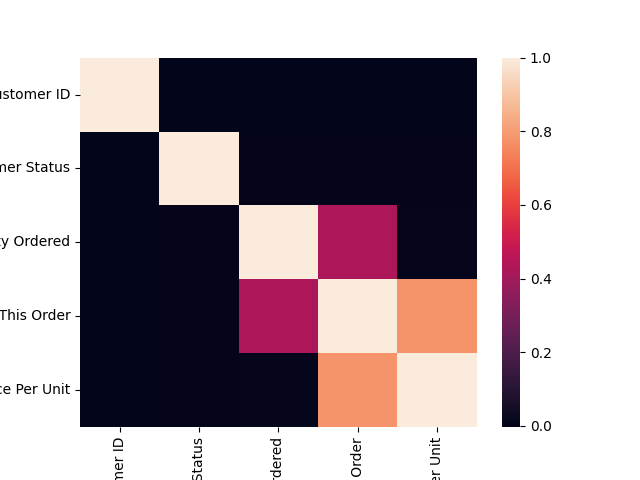

Write the Python code that produced this figure.
import seaborn as sns
import matplotlib.pyplot as plt

df = globals()["df"]

sns.heatmap(df.corr())
plt.savefig("vis.png")

exec(open('model.py').read())
